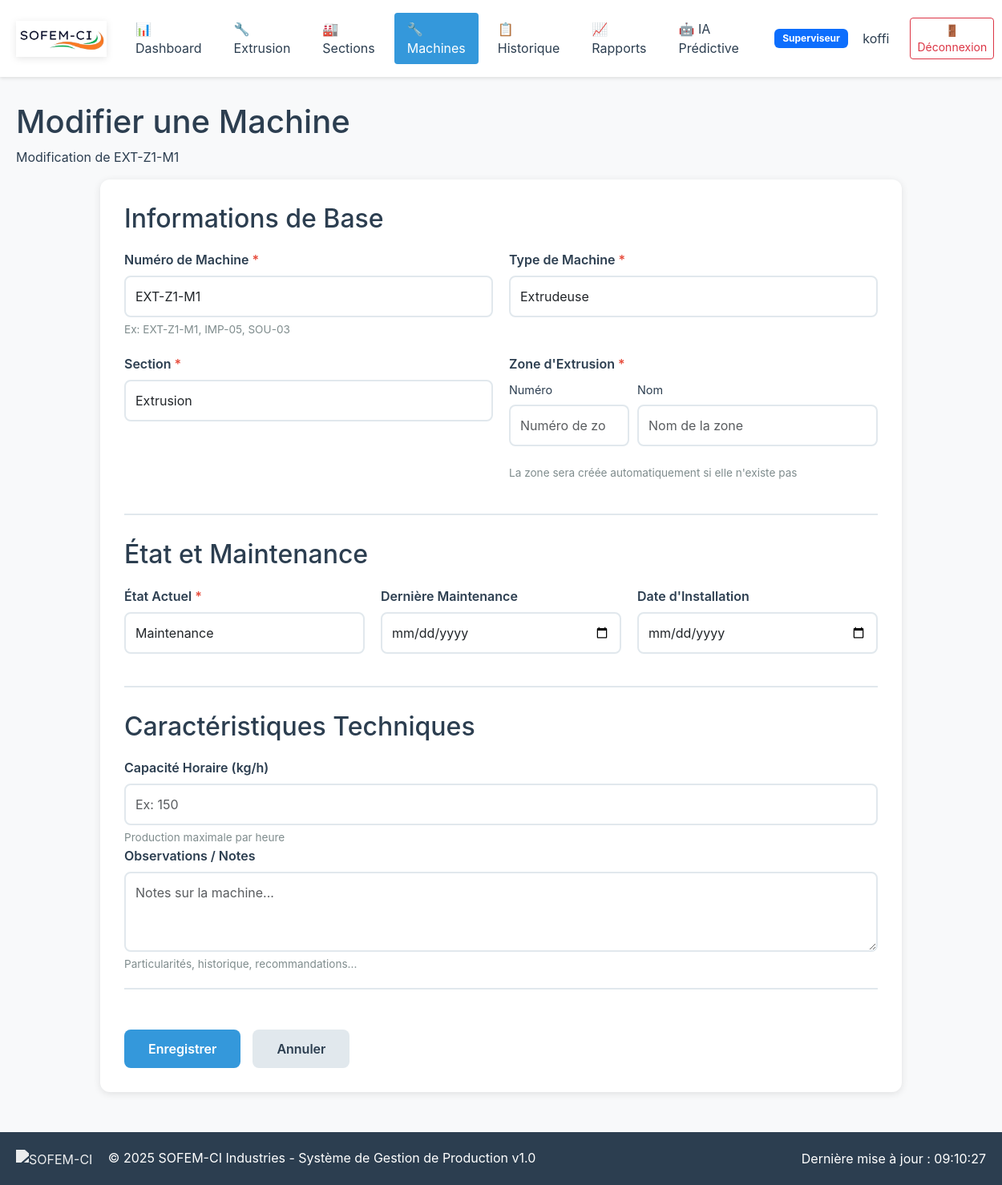
The app's page /machines/20/edit/ (signed in) with its own data.
### sofemci/models.py (models this page shows, shortened)
class CustomUser(AbstractUser):
    ROLES = [
        ('admin', 'Administrateur'),
        ('chef_extrusion', 'Chef Zone Extrusion'),
        ('chef_soudure', 'Chef Zone Soudure'),
        ('chef_imprimerie', 'Chef Zone Imprimerie'),
        ('chef_recyclage', 'Chef Zone Recyclage'),
        ('superviseur', 'Superviseur'),
        ('direction', 'Direction'),
    ]
    role = models.CharField(max_length=20, choices=ROLES, default='superviseur')
    telephone = models.CharField(max_length=20, blank=True)
    date_embauche = models.DateField(null=True, blank=True)
    actif = models.BooleanField(default=True)
    class Meta:
        verbose_name = "Utilisateur"
        verbose_name_plural = "Utilisateurs"

class Machine(models.Model):
    TYPES_MACHINE = [
        ('extrudeuse', 'Extrudeuse'),
        ('refroidisseur', 'Refroidisseur'),
        ('enrouleur', 'Enrouleur'),
        ('imprimante', 'Imprimante'),
        ('soudeuse', 'Soudeuse'),
        ('moulinex', 'Moulinex'),
    ]
    ETATS = [
        ('actif', 'Active'),
        ('maintenance', 'Maintenance'),
        ('arret', 'Arrêtée'),
        ('panne', 'En Panne'),
    ]
    SECTIONS = [
        ('extrusion', 'Extrusion'),
        ('imprimerie', 'Imprimerie'),
        ('soudure', 'Soudure'),
        ('recyclage', 'Recyclage'),
    ]
    numero = models.CharField(max_length=10)
    type_machine = models.CharField(max_length=20, choices=TYPES_MACHINE)
    section = models.CharField(max_length=20, choices=SECTIONS)
    zone_extrusion = models.ForeignKey(ZoneExtrusion, on_delete=models.CASCADE, null=True, blank=True)
    etat = models.CharField(max_length=15, choices=ETATS, default='actif')
    date_installation = models.DateField(null=True, blank=True)
    derniere_maintenance = models.DateField(null=True, blank=True)
    capacite_horaire = models.DecimalField(max_digits=10, decimal_places=2, null=True, blank=True)
    observations = models.TextField(blank=True)
    heures_fonctionnement_totales = models.DecimalField(
        max_digits=10,
        decimal_places=2,
        default=0,
        verbose_name="Heures de fonctionnement totales",
        help_text="Nombre total d'heures depuis installation"
    )
    heures_depuis_derniere_maintenance = models.DecimalField(
        max_digits=10,
        decimal_places=2,
        default=0,
        verbose_name="Heures depuis dernière maintenance"
    )
    prochaine_maintenance_prevue = models.DateField(
        null=True,
        blank=True,
        verbose_name="Prochaine maintenance prévue"
    )
    frequence_maintenance_jours = models.IntegerField(
        default=90,
        verbose_name="Fréquence maintenance (jours)",
        help_text="Intervalle recommandé entre maintenances"
    )
    nombre_pannes_totales = models.IntegerField(
        default=0,
        verbose_name="Nombre de pannes totales"
    )
    nombre_pannes_6_derniers_mois = models.IntegerField(
        default=0,
        verbose_name="Pannes - 6 derniers mois"
    )
    nombre_pannes_1_dernier_mois = models.IntegerField(
        default=0,
        verbose_name="Pannes - dernier mois"
    )
    date_derniere_panne = models.DateTimeField(
        null=True,
        blank=True,
        verbose_name="Date dernière panne"
    )
    duree_moyenne_reparation = models.DecimalField(
        max_digits=6,
        decimal_places=2,
        default=0,
        verbose_name="Durée moyenne réparation (heures)"
    )
    consommation_electrique_kwh = models.DecimalField(
        max_digits=10,
        decimal_places=2,
        default=0,
        verbose_name="Consommation électrique actuelle (kWh)",
        help_text="Consommation moyenne par heure"
    )
    consommation_electrique_nominale = models.DecimalField(
        max_digits=10,
        decimal_places=2,
        default=0,
        verbose_name="Consommation nominale (kWh)",
        help_text="Consommation normale à pleine charge"
    )
    temperature_actuelle = models.DecimalField(
        max_digits=5,
        decimal_places=2,
        null=True,
        blank=True,
        verbose_name="Température actuelle (°C)"
    )
    temperature_nominale = models.DecimalField(
        max_digits=5,
        decimal_places=2,
        default=0,
        verbose_name="Température nominale (°C)",
        help_text="Température normale de fonctionnement"
    )
    temperature_max_autorisee = models.DecimalField(
        max_digits=5,
        decimal_places=2,
        default=0,
        verbose_name="Température max autorisée (°C)"
    )
    score_sante_global = models.DecimalField(
        max_digits=5,
        decimal_places=2,
        default=100,
        verbose_name="Score santé global (%)",
        help_text="Score calculé par l'IA (0-100)"
    )
    probabilite_panne_7_jours = models.DecimalField(
        max_digits=5,
        decimal_places=2,
        default=0,
        verbose_name="Probabilité panne 7 jours (%)",
        help_text="Risque de panne dans les 7 prochains jours"
    )
    probabilite_panne_30_jours = models.DecimalField(
        max_digits=5,
        decimal_places=2,
        default=0,
        verbose_name="Probabilité panne 30 jours (%)"
    )
    anomalie_detectee = models.BooleanField(
        default=False,
        verbose_name="Anomalie détectée"
    )
    type_anomalie = models.CharField(
        max_length=100,
        blank=True,
        verbose_name="Type d'anomalie",
        help_text="Ex: Surchauffe, Surconsommation, Vibrations"
    )
    date_derniere_analyse_ia = models.DateTimeField(
        null=True,
        blank=True,
        verbose_name="Dernière analyse IA"
    )
    derniere_mise_a_jour_donnees = models.DateTimeField(
        auto_now=True,
        verbose_name="Dernière mise à jour données"
    )
    class Meta:
        unique_together = ['numero', 'section']
        ordering = ['section', 'numero']
        verbose_name = "Machine"
        verbose_name_plural = "Machines"

### sofemci/views.py (the view)
# urls.py: path('machines/<int:machine_id>/edit/', views.machine_edit_view, name='machine_edit'),
@login_required
def machine_edit_view(request, machine_id):
    if request.user.role not in ['admin', 'superviseur']:
        messages.error(request, 'Accès refusé.')
        return redirect('machines_list')
    machine = get_object_or_404(Machine, id=machine_id)
    if request.method == 'POST':
        form = MachineForm(request.POST, instance=machine)
        if form.is_valid():
            machine = form.save()
            messages.success(request, f'Machine {machine.numero} modifiée avec succès !')
            return redirect('machines_list')
        else:
            messages.error(request, 'Erreur dans le formulaire.')
    else:
        form = MachineForm(instance=machine)
    context = {
        'form': form,
        'machine': machine,
        'action': 'Modifier',
    }
    return render(request, 'machine_form.html', context)

### templates/machine_form.html (shortened to what this page needs)
{% extends 'base.html' %}
{% load static %}
{% block content %}
<div class="container">
    <div class="page-header">
        <h1>{{ action }} une Machine</h1>
        <p>{% if machine %}Modification de {{ machine.numero }}{% else %}Ajout d'une nouvelle machine{% endif %}</p>
    </div>
    <div class="form-container">
        <form method="post" class="machine-form">
            <div class="form-section">
                <h2>Informations de Base</h2>
                <div class="form-grid">
                    <div class="form-group">
                        <label for="{{ form.numero.id_for_label }}">
                            Numéro de Machine <span class="required">*</span>
                        </label>
                        {{ form.numero }}
                        <small class="form-help">Ex: EXT-Z1-M1, IMP-05, SOU-03</small>
                    </div>
                    <div class="form-group">
                        <label for="{{ form.type_machine.id_for_label }}">
                            Type de Machine <span class="required">*</span>
                        </label>
                        {{ form.type_machine }}
                    </div>
                </div>
                <div class="form-grid">
                    <div class="form-group">
                        <label for="{{ form.section.id_for_label }}">
                            Section <span class="required">*</span>
                        </label>
                        {{ form.section }}
                    </div>
                  <div class="form-group" id="zone-fields" style="display: none;">
    <label>Zone d'Extrusion <span class="required">*</span></label>
    <div class="form-grid" style="grid-template-columns: 1fr 2fr; gap: 10px;">
        <div>
            <label for="{{ form.zone_numero.id_for_label }}" style="font-weight: normal; font-size: 0.9rem;">
                Numéro
            </label>
            {{ form.zone_numero }}
        </div>
        <div>
            <label for="{{ form.zone_nom.id_for_label }}" style="font-weight: normal; font-size: 0.9rem;">
                Nom
            </label>
            {{ form.zone_nom }}
        </div>
    </div>
    <small class="form-help">La zone sera créée automatiquement si elle n'existe pas</small>
</div>
                </div>
            </div>
            <div class="form-section">
                <h2>État et Maintenance</h2>
                <div class="form-grid">
                    <div class="form-group">
                        <label for="{{ form.etat.id_for_label }}">
                            État Actuel <span class="required">*</span>
                        </label>
                        {{ form.etat }}
                    </div>
                    <div class="form-group">
                        <label for="{{ form.derniere_maintenance.id_for_label }}">
                            Dernière Maintenance
                        </label>
                        {{ form.derniere_maintenance }}
                    </div>
                    <div class="form-group">
                        <label for="{{ form.date_installation.id_for_label }}">
                            Date d'Installation
                        </label>
                        {{ form.date_installation }}
                    </div>
                </div>
            </div>
            <div class="form-section">
                <h2>Caractéristiques Techniques</h2>
                <div class="form-group">
                    <label for="{{ form.capacite_horaire.id_for_label }}">
                        Capacité Horaire (kg/h)
                    </label>
                    {{ form.capacite_horaire }}
                    <small class="form-help">Production maximale par heure</small>
                </div>
                <div class="form-group">
                    <label for="{{ form.observations.id_for_label }}">
                        Observations / Notes
                    </label>
                    {{ form.observations }}
                    <small class="form-help">Particularités, historique, recommandations...</small>
                </div>
            </div>
            <div class="form-actions">
                <button type="submit" class="btn-primary">
                    Enregistrer
                </button>
                <a href="{% url 'machines_list' %}" class="btn-secondary">
                    Annuler
                </a>
            </div>
        </form>
    </div>
</div>
{% endblock %}

### templates/base.html (shortened to what this page needs)
{% load static %}
<!DOCTYPE html>
<html lang="fr">
<head>
    <link href="https://cdn.jsdelivr.net/npm/bootstrap@5.3.0/dist/css/bootstrap.min.css" rel="stylesheet">
</head>
<body class="{% block body_class %}{% endblock %}">
   {% if user.is_authenticated %}
<nav class="navbar">
    <div class="container">
        <div class="d-flex justify-content-between align-items-center w-100">
            <div>
                <a href="{% url 'dashboard' %}" class="navbar-brand">
                    <img src="{% static 'img/logo_sofem_ci.jpeg' %}" alt="SOFEM-CI Logo" class="navbar-logo">
                </a>
            </div>
            <div class="d-flex align-items-center">
                <div class="nav-menu d-flex">
                    <a href="{% url 'dashboard' %}" class="nav-link {% if request.resolver_match.url_name == 'dashboard' %}active{% endif %}">
                        📊 Dashboard
                    </a>
                    {% if user.role in 'chef_extrusion,superviseur,admin' %}
                    <a href="{% url 'saisie_extrusion' %}" class="nav-link {% if request.resolver_match.url_name == 'saisie_extrusion' %}active{% endif %}">
                        🔧 Extrusion
                    </a>
                    {% endif %}
                    {% if user.role in 'chef_imprimerie,chef_soudure,chef_recyclage,superviseur,admin' %}
                    <a href="{% url 'saisie_sections' %}" class="nav-link {% if request.resolver_match.url_name == 'saisie_sections' %}active{% endif %}">
                        🏭 Sections
                    </a>
                    {% endif %}
                    {% if user.role in 'superviseur,admin' %}
                    <a href="{% url 'machines_list' %}" class="nav-link {% if 'machine' in request.resolver_match.url_name %}active{% endif %}">
                        🔧 Machines
                    </a>
                    {% endif %}
                    <a href="{% url 'historique' %}" class="nav-link {% if request.resolver_match.url_name == 'historique' %}active{% endif %}">
                        📋 Historique
                    </a>
                    {% if user.role in 'superviseur,admin,direction' %}
                    <a href="{% url 'rapports' %}" class="nav-link {% if request.resolver_match.url_name == 'rapports' %}active{% endif %}">
                        📈 Rapports
                    </a>
                    {% endif %}
                    {% if user.role in 'superviseur,admin,direction' %}
                    <a href="{% url 'dashboard_ia' %}" class="nav-link">
                      🤖 IA Prédictive
                    </a>
                    {% endif %}
                </div>
                <div class="ms-4 user-info">
                    <span class="badge bg-primary">{{ user.get_role_display|default:user.role }}</span>
                    <span class="ms-2">{{ user.get_full_name|default:user.username }}</span>
                    <a href="{% url 'logout' %}" class="btn btn-sm btn-outline-danger ms-3">
                        🚪 Déconnexion
                    </a>
                </div>
            </div>
        </div>
    </div>
</nav>
{% endif %}
    <main class="{% if user.is_authenticated %}main-content{% else %}auth-main{% endif %}">
        {% block content %}{% endblock %}
    </main>
    {% if user.is_authenticated %}
        <footer class="main-footer">
            <div class="footer-content">
                <div class="footer-left">
                    <img src="{% static 'images/logo-sofem-ci.png' %}" alt="SOFEM-CI" class="footer-logo">
                    <span>&copy; 2025 SOFEM-CI Industries - Système de Gestion de Production v1.0</span>
                </div>
                <div class="footer-right">
                    <span id="last-update">Dernière mise à jour : {{ "now"|date:"H:i:s" }}</span>
                </div>
            </div>
        </footer>
    {% endif %}
</body>
</html>

### records on screen
CustomUser: role "Superviseur", get_full_name "koffi"
Machine: numero "EXT-Z1-M1", type_machine "Extrudeuse", section "Extrusion", etat "Maintenance"

### other values on screen
{{ action }} "Modifier"
